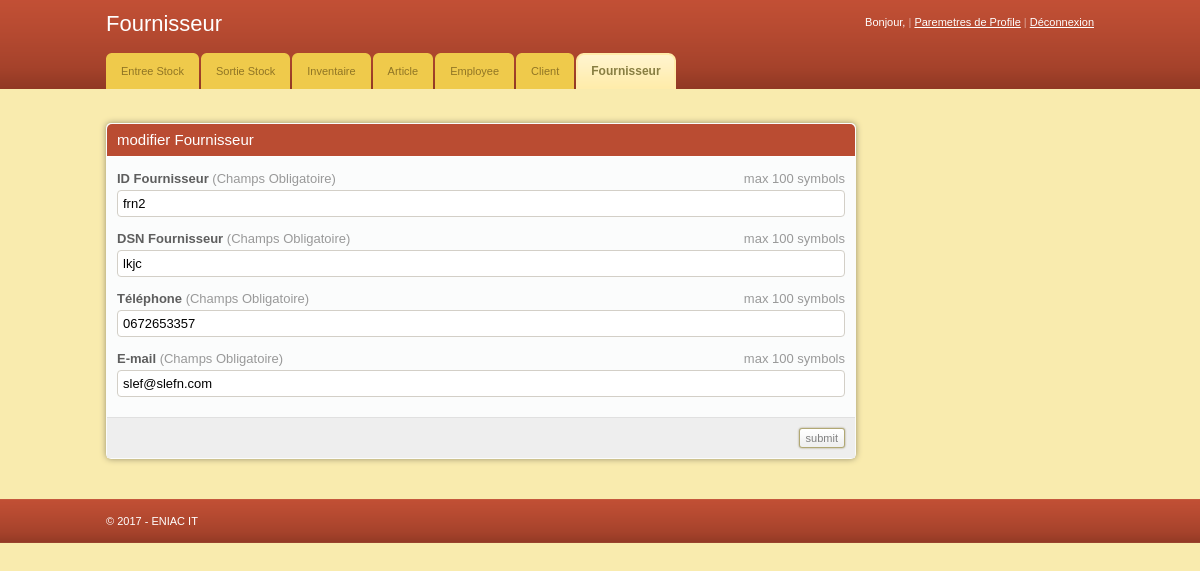
The page /Employ00/modif/modif_fr.php?frn_id=frn2 (signed in) on the database its author committed.
### tables this page shows
CREATE TABLE `fournisseur` (
  `frn_id` varchar(20) NOT NULL,
  `frn_dsn` varchar(20) DEFAULT NULL,
  `email` varchar(20) DEFAULT NULL,
  `tel` varchar(20) DEFAULT NULL
);

### Employ00/modif/modif_fr.php (the view, shortened to what this page needs)
<?php $dbt = new PDO('mysql:host=localhost;dbname=gestion_stock','root',''); ?>
<!DOCTYPE html PUBLIC "-//W3C//DTD XHTML 1.0 Transitional//EN" "http://www.w3.org/TR/xhtml1/DTD/xhtml1-transitional.dtd">
<html xmlns="http://www.w3.org/1999/xhtml">
<head>
	<link rel="stylesheet" href="css/style.css" type="text/css" media="all" />
</head>
<body>
<div id="header">
	<div class="shell">
		<div id="top">
			<h1><a href="../fournisseur.php">Fournisseur</a></h1>
			<div id="top-navigation">
				Bonjour,  <a href="../profile.php"><strong> <?php echo $_SESSION['first_name'] ;  ?> </strong></a>
				<span>|</span>
				<a href="modif_usr.php">Paremetres de Profile</a>
				<span>|</span>
				<a href="../logout.php">Déconnexion</a>
			</div>
		</div>
		<div id="navigation">
			<ul>
			    <li><a href="http://localhost/Employ00/entree_stock.php" ><span>Entree Stock</span></a></li>
			    <li><a href="http://localhost/Employ00/sortie_stock.php"><span>Sortie Stock</span></a></li>
			    <li><a href="http://localhost/Employ00/inven_stock.php"><span>Inventaire</span></a></li>
			    <li><a href="http://localhost/Employ00/article.php" ><span>Article</span></a></li>
			    <li><a href="http://localhost/Employ00/employee.php"><span>Employee</span></a></li>
			    <li><a href="http://localhost/Employ00/client.php"  ><span>Client</span></a></li>
			    <li><a href="http://localhost/Employ00/fournisseur.php" class="active"><span>Fournisseur</span></a></li>
			</ul>
		</div>
	</div>
</div>
<div id="container">
	<div class="shell">
		<br />
		<div id="main">
			<div id="content">
				<div class="box" id="add_new_clnt">
					<div class="box-head">
						<h2>modifier Fournisseur</h2>
					</div>
					<form action="modif_fr.php" method="post">
						<div class="form">
								<p>
									<span class="req">max 100 symbols</span>
									<label>ID Fournisseur <span>(Champs Obligatoire)</span></label>
									<input type="text" name="nfrn_id" class="field size1" value=<?php if(isset($_GET['frn_id'])) echo $_GET['frn_id']; else echo $_POST['nfrn_id']; ?>  required>
								</p>
								<p>
									<span class="req">max 100 symbols</span>
									<label>DSN Fournisseur <span>(Champs Obligatoire)</span></label>
									<input name="nfrn_dsn" type="text" class="field size1"   value=
										<?php  if(isset($_GET['frn_id'])) $lg = $_GET['frn_id']; else $lg=$_POST['nfrn_id'];
										$req="select frn_dsn from fournisseur where frn_id='$lg' ";
										$res=$dbt->query($req);
										$donne = $res->fetch();
											echo $donne['frn_dsn'];
										 ?>   required />
								</p>
								<p>
									<span class="req">max 100 symbols</span>
									<label>Téléphone <span>(Champs Obligatoire)</span></label>
									<input name="ntel" type="tel" class="field size1"   value=
										<?php  if(isset($_GET['frn_id'])) $lg = $_GET['frn_id']; else $lg=$_POST['nfrn_id'];
										$req="select tel from fournisseur where frn_id='$lg' ";
										$res=$dbt->query($req);
										$donne = $res->fetch();
											echo $donne['tel'];
										 ?>   required />
								</p>
								<p>
									<span class="req">max 100 symbols</span>
									<label>E-mail <span>(Champs Obligatoire)</span></label>
									<input name="nemail" type="email" class="field size1"   value=
										<?php  if(isset($_GET['frn_id'])) $lg = $_GET['frn_id']; else $lg=$_POST['nfrn_id'];
										$req="select email from fournisseur where frn_id='$lg' ";
										$res=$dbt->query($req);
										$donne = $res->fetch();
											echo $donne['email'];
										 ?>   required />
								</p>
						</div>
						<div class="buttons">
							<input type="submit" class="button" value="submit" />
						</div>
					</form>
				</div>
			</div>
		</div>
	</div>
</div>
<div id="footer">
	<div class="shell">
		<span class="left">&copy; 2017 - ENIAC IT</span>
	</div>
</div>
</body>
</html>

### Employ00/modif/css/style.css (style rules this page uses)
* { padding:0; margin:0; outline:0; }
body { background:#f9ebae; font-family: Verdana, sans-serif; font-size:11px; line-height:14px; color:#5e5e5e; }
input, textarea, select { font-family: Verdana, sans-serif; font-size:13px; }
.field { border:solid 1px #d3cfc7; background:#fff; padding:5px; }
.button { background:#eee url(images/button.gif) repeat-x 0 0; border:solid 1px #b1a874; color:#7f7f7f; font-size:11px; padding:2px 6px 2px 6px; cursor:pointer; line-height:14px !important; }
a { color:#ba4c32; text-decoration: underline; cursor:pointer; }
.left, .alignleft { float:left; display:inline; }
h1 { font-size:22px; line-height:24px; color:#fff; font-weight: normal; }
h1 a { color:#fff; text-decoration: none; }
h2 { font-size:15px; font-weight: normal; }
.shell { width:988px; margin:0 auto; }
#header { height:89px; background:url(images/header.gif); white-space:nowrap; }
#header h1 { float:left; display:inline; padding-top:12px; }
#top-navigation { float:right; white-space:nowrap; color:#fff; padding-top:15px; }
#top-navigation a { color:#fff; }
#top-navigation span { color:#dca598; }
#top { height:53px; }
#navigation { height:36px; }
#navigation ul { list-style-type: none; }
#navigation ul li { float:left; display:inline; margin-right:2px; }
#navigation ul li a, #navigation ul li a span { float:left; height:36px; background:url(images/tab.gif) no-repeat 0 0; padding:0 0 0 15px; }
#navigation ul li a span { background-position:right 0; padding:0 15px 0 0; }
#navigation ul li a { line-height:36px; color:#907525; text-decoration: none; }
#navigation ul li a.active, #navigation ul li a:hover { background-position:0 bottom; }
#navigation ul li a.active span, #navigation ul li a:hover span { background-position:right bottom; }
#navigation ul li a.active { font-size:12px; font-weight: bold; color:#887e42; }
#container { padding:20px 0; }
#content { float:left; width:750px; }
.box { background:#fbfcfc; height:100%; padding:1px; margin-bottom:20px; }
.box-head { background:#ba4c32; height:32px; color:#fff; padding: 0 10px; line-height:32px; white-space:nowrap; border-bottom:solid 1px #fff; }
.form { padding:15px 10px 5px 10px; }
.form label { display:block; font-weight: bold; font-size:13px; padding-bottom:4px; }
.form label span { color:#999; font-weight: normal; }
.form .field { display:block; }
.form .req { font-size:13px; float:right; white-space:nowrap; color:#999; }
.form p { padding-bottom:15px; }
.size1 { width:716px; }
.buttons { text-align: right; padding:10px; background:#eee; border-top:solid 1px #e0e0e0; }
.buttons .button { margin-left:3px; }
#footer { height:44px; background:url(images/footer.gif); line-height:44px; color:#fff; }
.box { -moz-border-radius:5px; -webkit-border-radius:5px; -moz-box-shadow: 0 0 6px #978f6c; -webkit-box-shadow: 0 0 6px #978f6c; }
.box-head { -moz-border-radius-topleft:5px; -moz-border-radius-topright:5px; -webkit-border-top-left-radius:5px; -webkit-border-top-right-radius:5px; }
.field, .button { -moz-border-radius:4px; -webkit-border-radius:4px; }
.small-field, .button, .pagging a { -moz-border-radius:3px; -webkit-border-radius:3px; }
.button { -moz-box-shadow: 0 0 2px #978f6c; -webkit-box-shadow: 0 0 2px #978f6c; }

### rows shown on the page
fournisseur: nfrn_dsn "lkjc", ntel "0672653357", nemail "slef@slefn.com"
